Frame 1 (no input): blank canvas, image omitted
Frame 60 (the mouse pressed at the canvas centre just before this capture): blank canvas, image omitted
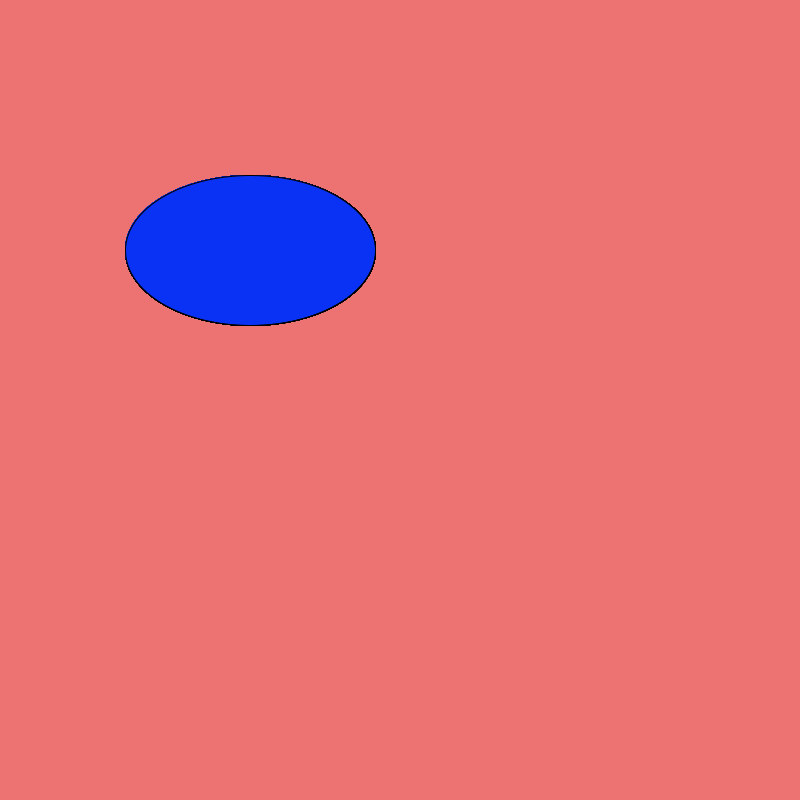
Frame 120 (the mouse held since frame 60 and released just before this capture)

The Processing sketch whose frames 1 and 60 were blank and that drew this single picture after the mouse press (run headless with seeded random() and noise(); from frame 60 on, the mouse is pressed at the canvas centre):

// Processing sketch: the__logical_dot_
// ── the__logical_dot_.pde
void setup(){size(800,800); background(#ED7373);
}
void draw(){if(mousePressed) {fill(#0A32F5); ellipse(250,250,250,150);}
}
